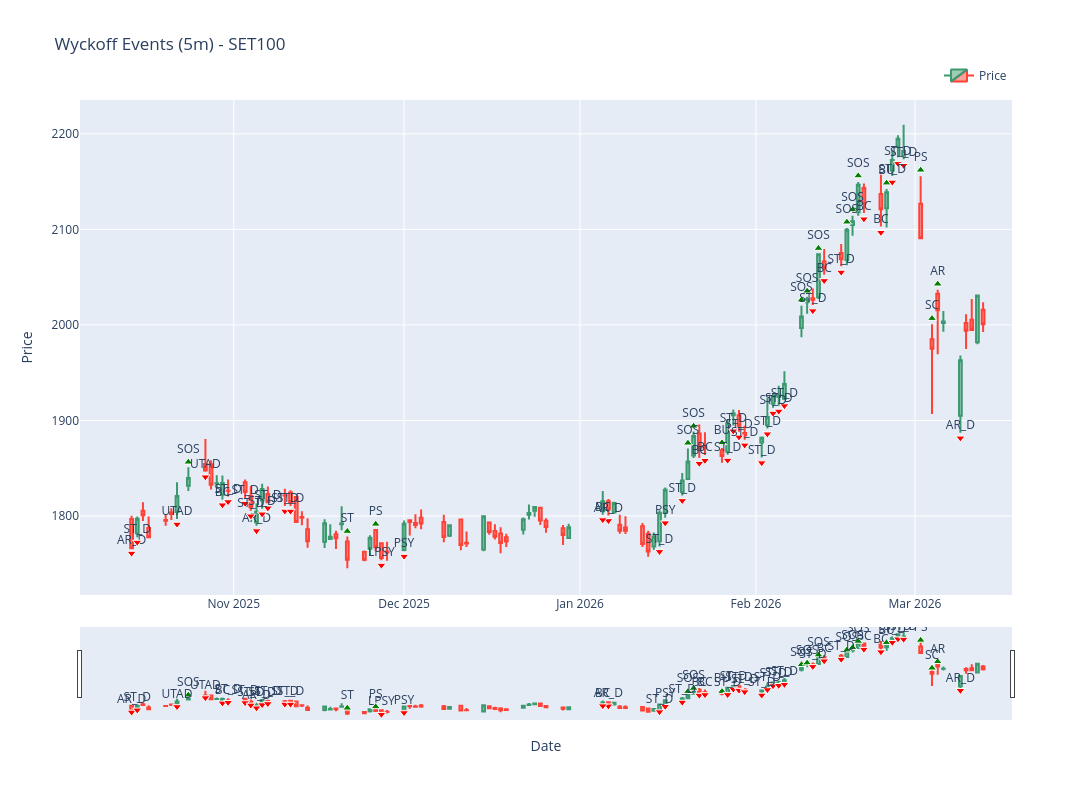

Notebook code cell kept with this figure:
### Code cell
# plotly chart
import plotly.graph_objects as go

colors = {
    'Accumulation': 'green',
    'Distribution': 'red'
}
symbols = {
    'PS': 'triangle-up',
    'SC': 'triangle-up',
    'AR': 'triangle-up',
    'ST': 'triangle-up',
    'SPRING': 'triangle-up',
    'TEST': 'triangle-up',
    'LPS': 'triangle-up',
    'SOS': 'triangle-up',
    'BU': 'triangle-up',
    'PSY': 'triangle-down',
    'BC': 'triangle-down',
    'AR_D': 'triangle-down',
    'ST_D': 'triangle-down',
    'UT': 'triangle-down',
    'UTAD': 'triangle-down',
    'SOW': 'triangle-down',
    'LPSY': 'triangle-down',
}

fig = go.Figure()
fig.add_trace(go.Candlestick(
    x=df_period['Date'],
    open=df_period['Open'], high=df_period['High'],
    low=df_period['Low'], close=df_period['Close'],
    name='Price'
))

for ev, grp_ev in df_ev_period.groupby('Wyckoff_Event'):
    y_base = grp_ev['High'] * 1.003 if ev in ACCUM_EVENTS else grp_ev['Low'] * 0.997
    fig.add_trace(go.Scatter(
        x=grp_ev['Date'],
        y=y_base,
        mode='markers+text',
        marker=dict(
            symbol=symbols.get(ev, 'circle'),
            size=8,  # ลดขนาด marker ให้เล็กกว่า candlestick
            color=colors.get(grp_ev['Wyckoff_Phase'].iloc[0], 'white'),
            line=dict(width=1, color='white')
        ),
        text=grp_ev['Wyckoff_Event'],
        textposition='top center',
        hovertemplate=(
            '<b>%{text}</b><br>' +
            'Date: %{x|%Y-%m-%d}<br>' +
            'Close: %{customdata[0]:.2f}<br>' +
            'Rel_Vol: %{customdata[1]:.2f}<br>' +
            'RSI: %{customdata[2]:.2f}<extra></extra>'
        ),
        customdata=np.stack((grp_ev['Close'], grp_ev['Rel_Vol'], grp_ev['RSI']), axis=1),
        name=f'Event {ev}',
        showlegend=False
    ))

fig.update_layout(
    title=f'Wyckoff Events ({selected_period}) - SET100',
    xaxis_title='Date',
    yaxis_title='Price',
    legend=dict(orientation='h', yanchor='bottom', y=1.02, xanchor='right', x=1),
    hovermode='x unified',
    height=800,
    width=1500
)

fig.show()
